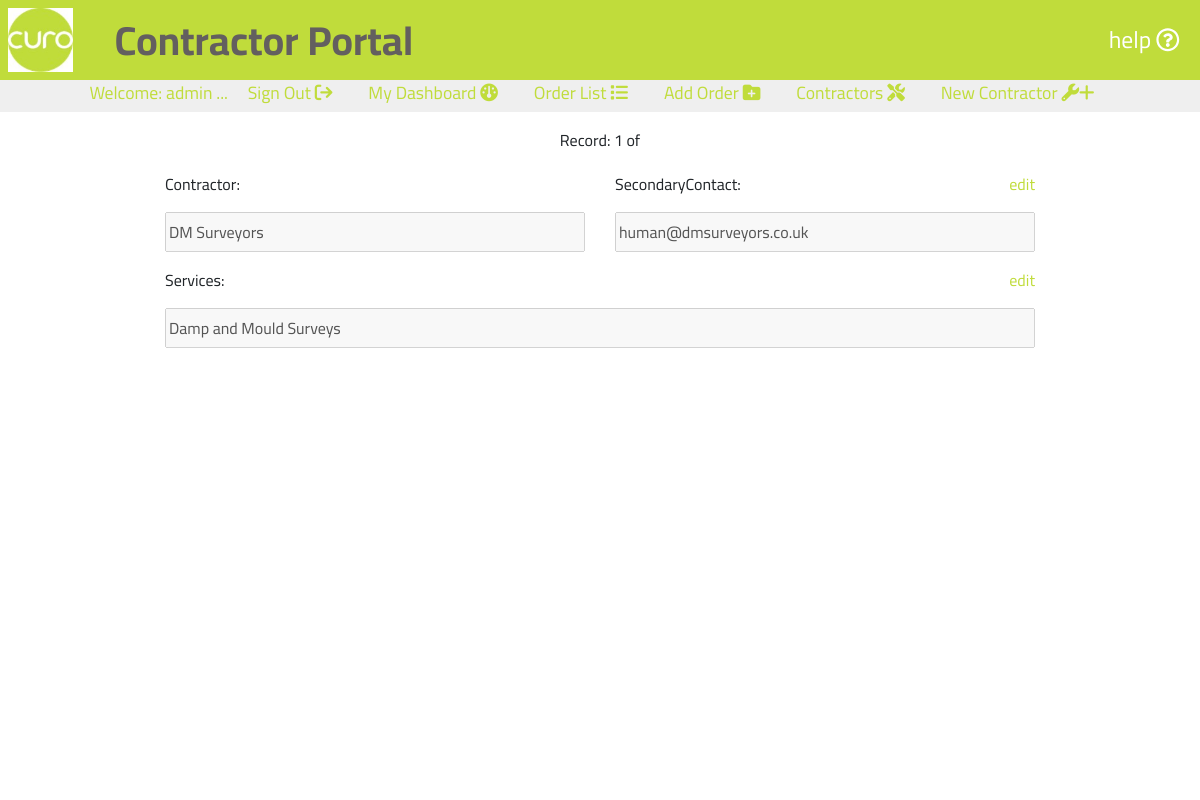
Page /contractors001/selectContractor/DM Surveyors (signed in) on the committed database.
### portal001/models.py (models this page shows, shortened)
class Contractors(models.Model):
    class Meta:
        verbose_name_plural = 'Contractors'
    contractor = models.CharField(max_length=254, null=False, primary_key=True)
    secondaryContact = models.EmailField(max_length=254, unique=True)
    services = models.CharField(max_length=9999, null=True, blank=True)

### contractors001/views.py (the view)
# urls.py: path('selectContractor/<contractor>',
def selectContractor(request, contractor):
    contractors = Contractors.objects.all()
    contractorlist = 1
    this_contractor = Contractors.objects.get(contractor=contractor)
    contractor_list_length = contractors.filter(contractor=contractor).count()
    form = ContractorForm(instance=this_contractor)
    contractors = Contractors.objects.all()
    page = 'contractordetail'
    context = {
        'contractorlist': contractorlist,
        'contractor': contractor,
        'form': form,
        'contractor_list_length': contractor_list_length,
        'contractors': contractors,
        'page': page,
    }
    return render(request, 'curo/contractordetail.html', context)

### contractors001/forms.py
class ContractorForm(forms.ModelForm):
    class Meta:
        model = Contractors
        fields = ('contractor', 'secondaryContact',
                  'services',)
    def __init__(self, *args, **kwargs):
        super().__init__(*args, **kwargs)
        placeholders = {
            'contractor': 'Contractor',
            'secondaryContact': 'Secondary Contact',
            'services': 'Services',
        }

### contractors001/templates/curo/contractordetail.html (shortened to what this page needs)
{% extends "basemodule001.html" %}
{% load static %}
{% block content %}
    {% if user.is_authenticated %}
        <section id="textsection">
            {% if user.is_authenticated %}
                <p class="mt-3">Record: 1 of {{ order_list_length }}</p>
                <form action="{% url 'updateContractor' %}?contractor={{ contractor }}"  method="POST" class="orderform ml-auto mr-auto">
                    <div class="row">
                        <div class="col-lg-6">
                            {{ form.contractor.label_tag }}
                            {{ form.contractor }}
                        </div>
                        <div class="col-lg-6">
                            <div class="row">
                                <div class="col pl-0">
                                    {{ form.secondaryContact.label_tag }}
                                </div>
                                <div class="col-auto pr-0">
                                    {% for group in user.groups.all %}
                                        {% if group.name == 'Edit' %}
                                            <button id="editsecondaryContact" type="button" class="editorderbtn m-0 p-0" onclick="return editContractor('secondaryContact');">edit</button>
                                        {% endif %}
                                    {% endfor %}
                                </div>
                            </div>
                            {{ form.secondaryContact }}
                        </div>
                        <div class="col-lg-12">
                            <div class="row">
                                <div class="col pl-0">
                                    {{ form.services.label_tag }}
                                </div>
                                <div class="col-auto pr-0">
                                    {% for group in user.groups.all %}
                                        {% if group.name == 'Edit' %}
                                            <button id="editservices" type="button" class="editorderbtn m-0 p-0" onclick="return editContractor('services');">edit</button>
                                        {% endif %}
                                    {% endfor %}
                                </div>
                            </div>
                            {{ form.services }}
                            <div class="col-lg-12">
                            </div>
                        </div>
                    </div>
                </form>
            {% endif %}
        </section>
    {% endif %}
{% endblock %}

### templates/includes/templates/topper.html (shortened to what this page needs)
<div id="topper" class="d-block align-vertically align-horizontally">
    {% if user.is_authenticated %}
    <p class="d-none d-lg-block paramedium ml-auto mr-auto">Welcome: <span id="user-name">{{ user.username }}</span> ...
        <a class="mr-3 ml-3" href="{% url 'account_logout' %}"> Sign Out <i class="fa-solid fa-arrow-right-from-bracket"></i></a>
        {% if page == 'dashboard' %}
            <a class="mr-3 ml-3 page" href="{% url 'dashboard' 'all' %}"> My Dashboard <i class="fa-solid fa-gauge"></i></a>
        {% else %}
            <a class="mr-3 ml-3" href="{% url 'dashboard' 'all' %}"> My Dashboard <i class="fa-solid fa-gauge"></i></a>
        {% endif %}
        {% if page == 'orderlist' %}
            <a class="mr-3 ml-3 page" href="{% url 'curo' %}"> Order List<i class="fa-solid fa-list"></i></a>
        {% else %}
            <a class="mr-3 ml-3" href="{% url 'curo' %}"> Order List <i class="fa-solid fa-list"></i></a>
        {% endif %}
        {% for group in user.groups.all %}
            {% if group.name == 'Edit' %}
                {% if page == 'ordernew' %}
                    <a class="mr-3 ml-3 page" href="{% url 'createOrder' %}"> Add Order <i class="fa-solid fa-folder-plus"></i></a>
                {% else %}
                    <a class="mr-3 ml-3" href="{% url 'createOrder' %}"> Add Order <i class="fa-solid fa-folder-plus"></i></a>
                {% endif %}
            {% endif %}
        {% endfor %}
        {% if page == 'contractorlist' %}
            <a class="mr-3 ml-3 page" href="{% url 'curoContractors' %}"> Contractors <i class="fa-solid fa-screwdriver-wrench"></i></a>
        {% else %}
            <a class="mr-3 ml-3" href="{% url 'curoContractors' %}"> Contractors <i class="fa-solid fa-screwdriver-wrench"></i></a>
        {% endif %}
        {% for group in user.groups.all %}
            {% if group.name == 'Edit' %}
                {% if contractorlist %}
                    {% if page == 'contractornew' %}
                        <a class="mr-3 ml-3 page" href="{% url 'newContractor' %}"> New Contractor <i class="fa-solid fa-wrench">+</i></a>
                    {% else %}
                        <a class="mr-3 ml-3" href="{% url 'newContractor' %}"> New Contractor <i class="fa-solid fa-wrench">+</i></a>
                    {% endif %}
                {% endif %}
            {% endif %}
        {% endfor %}
    </p>
    {% else %}
    <p class="paramedium">Welcome: Please sign in to continue ...
        <a class="mr-3 ml-3" href ="{% url 'account_login' %}"> Sign In <i class="fa-solid fa-arrow-right-to-bracket"></i></a>
    </p>
    {% endif %}
</div>

### static/css/stylescuro.css (style rules this page uses)
body, html { padding: 0; margin: 0; }
.align-vertically { display: flex; align-items: center; justify-content: center; }
a { background-color: transparent; color: #ffffff; }
label { margin: 0; }
.row { margin-right: 0; margin-left: 0; }
#textsection, #certsection { background-color: #ffffff; font-family: 'Cairo', sans-serif; text-align: center; min-height: 82.5vh; }
#topper, #topper a { background-color: #EFEFEF; color: #C0DC3B; height: 4vh; text-align: center; font-family: 'Cairo', sans-serif; }
#textsection p { padding: 0 2.5vh 2.5vh; margin: 0; }
#textsection button { margin-top: 2.5vh; background-color: #C0DC3B; border: none; font-size: calc(2.5vh + (10 - 2.5) * ((100vw - 300px) / 1620)); }
.orderform, .neworder { width: 75vw; }
.orderform label, .orderform input, .orderform textarea, .neworder label, .neworder input, .neworder textarea, .neworder select, .orderform select { display:block; margin-left: auto; width: 100%; }
.orderform .editorderbtn, .neworder .editorderbtn, .orderlist .editorderbtn { background-color: #ffffff !important; color: #C0DC3B !important; font-size: 1rem !important; text-align: vertical !important; }
#textsection .orderform label, #textsection .neworder label { text-align: left !important; }
.orderform input, .orderform select { margin-bottom: 2vh !important; }

### rows in the picture
Contractors: contractor "DM Surveyors", secondaryContact "human@dmsurveyors.co.uk", services "Damp and Mould Surveys"

### other values in the picture
{{ user.username }} "admin"
